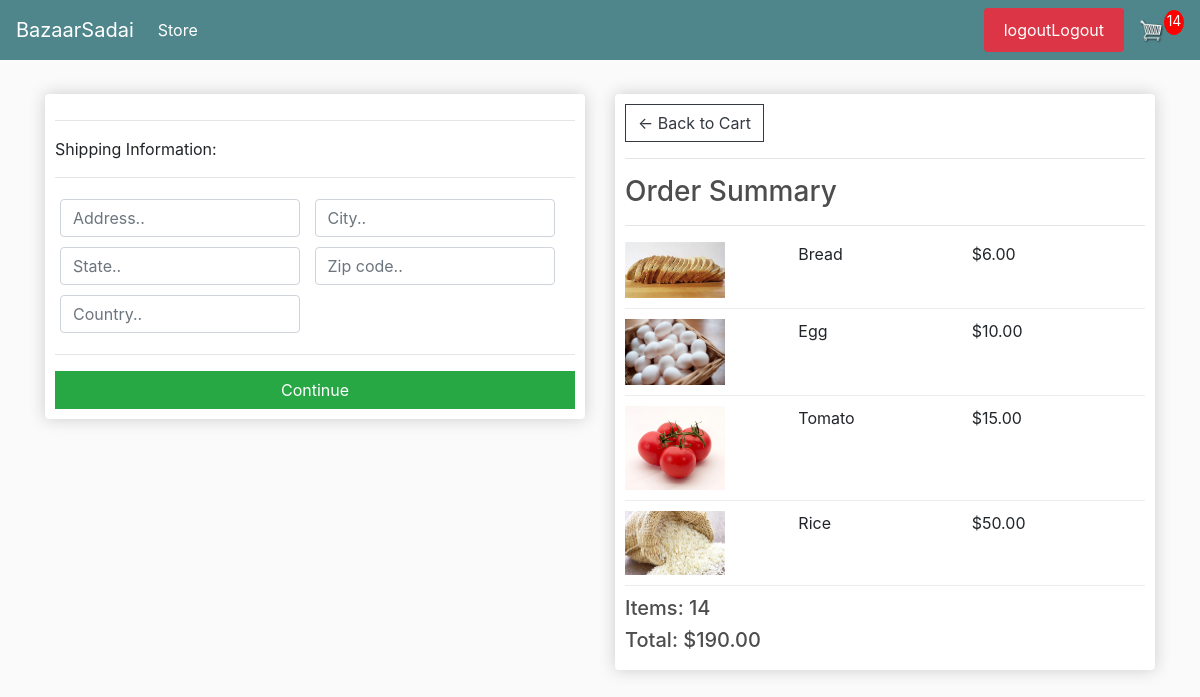
Screenshot of /checkout/ (signed in) with the database file from the repository.
### store/models.py (models this page shows, shortened)
class OrderItem(models.Model):
    product = models.ForeignKey(Product, on_delete=models.SET_NULL, null=True)
    order = models.ForeignKey(Order, on_delete=models.SET_NULL, null=True)
    quantity = models.IntegerField(default=0, null=True, blank=True)
    date_added = models.DateTimeField(auto_now_add=True)
    def get_total(self):
        total = self.product.price * self.quantity
        return total

class Product(models.Model):
    name = models.CharField(max_length=100, null=True)
    price = models.DecimalField(max_digits=10, decimal_places=2)
    digital = models.BooleanField(default=False, null=True, blank=False) #
    image = models.ImageField(upload_to='static/images/',null=True, blank=True)
    @property
    def imageURL(self):
        try:
            url = self.image.url
        except:
            url = ''
        return url

class Order(models.Model):
    customer = models.ForeignKey(Customer, on_delete=models.SET_NULL, blank=True, null=True)
    date_order = models.DateTimeField(auto_now_add=True)
    complete = models.BooleanField(default=False, null=True, blank=False)
    transaction_id = models.CharField(max_length=200, null=True)
    @property
    def shipping(self):
        shipping = False
        orderitems = self.orderitem_set.all()
        for i in orderitems:
            if i.product.digital == False:
                shipping = True
        return shipping
    @property
    def get_cart_total(self):
        orderitems = self.orderitem_set.all()
        total = sum([item.get_total() for item in orderitems])  # Added parentheses here
        return total
    @property
    def get_cart_items(self):
        orderitems = self.orderitem_set.all()
        total = sum([item.quantity for item in orderitems])  # Counting the quantity of each item
        return total

### store/views.py (the view)
# urls.py: path('checkout/', views.checkout, name="checkout"),
def checkout(request):
    if request.user.is_authenticated:
        customer = request.user.customer
        order, created = Order.objects.get_or_create(customer=customer, complete=False)
        items = order.orderitem_set.all()
        cartItems = order.get_cart_items
    else:
        items = []
        order = {'get_cart_total': 0, 'get_cart_items': 0, 'shipping': False}
        cartItems = order['get_cart_items']
    context = {'items': items, 'order': order,'cartItems': cartItems}
    return render(request, 'store/checkout.html', context)

### store/templates/store/checkout.html (shortened to what this page needs)
{% extends 'store/main.html' %}
{% load static %}
{% block content %}
<div class="row">
    <div class="col-lg-6">
        <div class="box-element" id="form-wrapper">
            <form id="form">
                <div id="shipping-info">
                    <hr>
                    <p>Shipping Information:</p>
                    <hr>
                    <div class="form-field">
                        <input class="form-control" type="text" name="address" placeholder="Address..">
                    </div>
                    <div class="form-field">
                        <input class="form-control" type="text" name="city" placeholder="City..">
                    </div>
                    <div class="form-field">
                        <input class="form-control" type="text" name="state" placeholder="State..">
                    </div>
                    <div class="form-field">
                        <input class="form-control" type="text" name="zipcode" placeholder="Zip code..">
                    </div>
                    <div class="form-field">
                        <input class="form-control" type="text" name="country" placeholder="Country..">
                    </div>
                </div>
                <hr>
                <input id="form-button" class="btn btn-success btn-block" type="submit" value="Continue">
            </form>
        </div>
        <br>
    </div>
    <div class="col-lg-6">
        <div class="box-element">
            <a class="btn btn-outline-dark" href="{% url 'cart' %}">&#x2190; Back to Cart</a>
            <hr>
            <h3>Order Summary</h3>
            <hr>
            {% for item in items %}
            <div class="cart-row">
                <div style="flex:2"><img class="row-image" src="{{ item.product.imageURL }}"></div>
                <div style="flex:2"><p>{{ item.product.name }}</p></div>
                <div style="flex:1"><p>${{ item.product.price|floatformat:2 }}</p></div>
                <div style="flex:1"><p>{{ item.product.quantity }}</p></div>
            </div>
            {% endfor %}
            <h5>Items: {{ order.get_cart_items }}</h5>
            <h5>Total: ${{ order.get_cart_total|floatformat:2 }}</h5>
        </div>
    </div>
</div>
{% endblock content %}

### static/css/main.css (style rules this page uses)
body { background-color: hsl(0, 0%, 98%); }
h1,h2,h3,h4,h5,h6 { color:hsl(0, 0%, 30%); }
.box-element { box-shadow:hsl(0, 0%, 80%) 0 0 16px; background-color: #fff; border-radius: 4px; padding: 10px; }
.col-lg-4, .col-lg-6, .col-lg-8, .col-lg-12 { margin-top: 10px; }
.btn { border-radius: 0; }
.row-image { width: 100px; }
.form-field { width:250px; display: inline-block; padding: 5px; }
.cart-row { display: flex; align-items: flex-stretch; padding-bottom: 10px; margin-bottom: 10px; border-bottom: 1px solid #ececec; }

### rows the page displays
OrderItem: product.imageURL (picture), product.name "Bread", product.price "6.00"
OrderItem: product.imageURL (picture), product.name "Egg", product.price "10.00"
OrderItem: product.imageURL (picture), product.name "Tomato", product.price "15.00"
OrderItem: product.imageURL (picture), product.name "Rice", product.price "50.00"
Order: get_cart_items "14", get_cart_total "190.00"

### other values shown
{{ cartItems }} "14"
